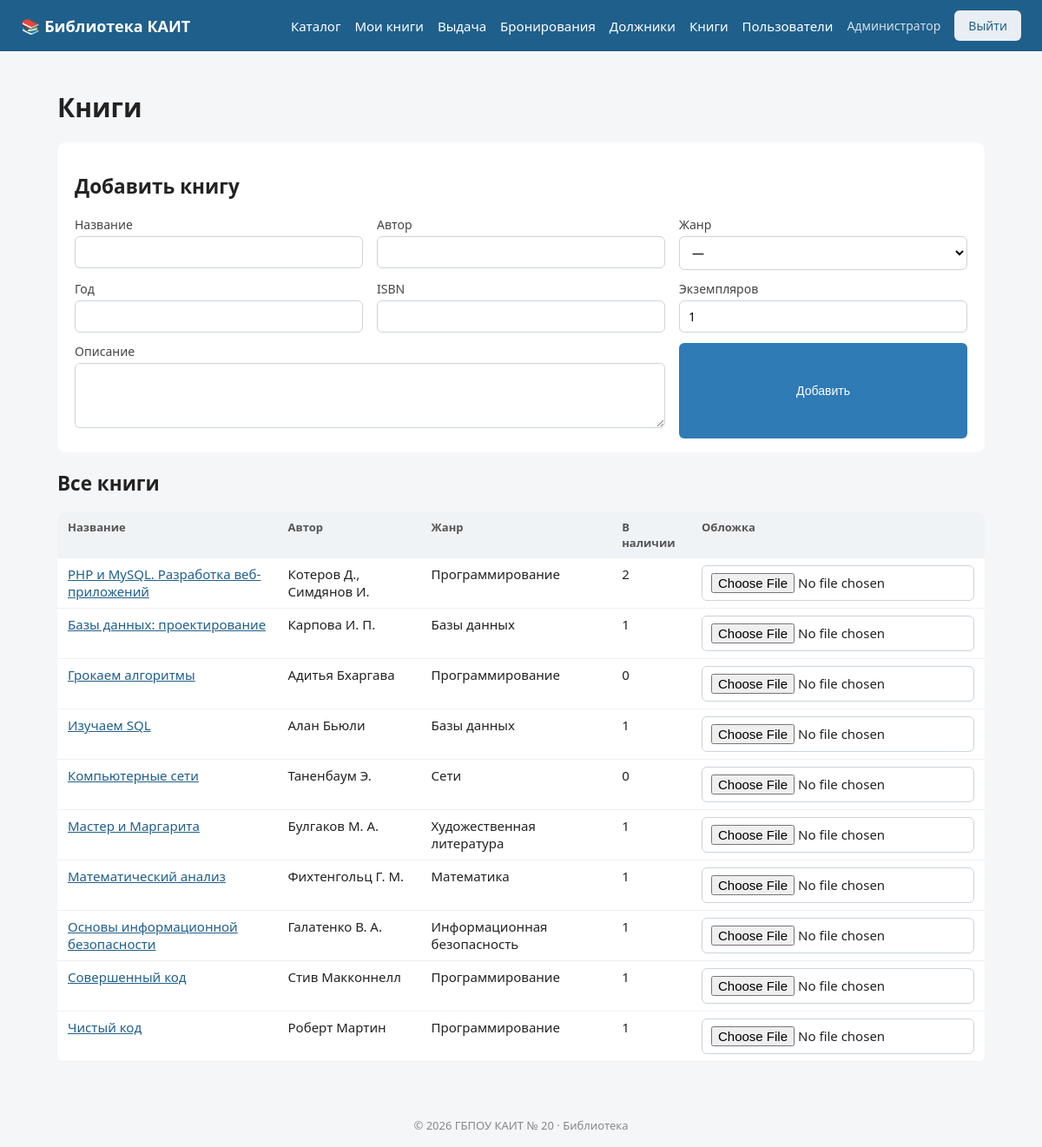
Page /public/index.php?page=admin_books (signed in) on the committed database.
### tables this page shows
CREATE TABLE IF NOT EXISTS users (
    id INT AUTO_INCREMENT PRIMARY KEY,
    full_name VARCHAR(150) NOT NULL,
    email VARCHAR(150) NOT NULL UNIQUE,
    password VARCHAR(255) NOT NULL,
    role ENUM('reader', 'librarian', 'admin') NOT NULL DEFAULT 'reader',
    category ENUM('student', 'teacher', 'staff') NOT NULL DEFAULT 'student',
    group_name VARCHAR(20) NULL,
    phone VARCHAR(20) NULL,
    is_blocked TINYINT(1) NOT NULL DEFAULT 0,
    created_at DATETIME NOT NULL
);

CREATE TABLE IF NOT EXISTS books (
    id INT AUTO_INCREMENT PRIMARY KEY,
    title VARCHAR(255) NOT NULL,
    author VARCHAR(255) NOT NULL,
    genre_id INT NULL,
    year SMALLINT NULL,
    isbn VARCHAR(20) NULL,
    description TEXT NULL,
    cover VARCHAR(255) NULL,
    created_at DATETIME NOT NULL,
    FOREIGN KEY (genre_id) REFERENCES genres(id)
);

CREATE TABLE IF NOT EXISTS genres (
    id INT AUTO_INCREMENT PRIMARY KEY,
    name VARCHAR(100) NOT NULL
);

### src/helpers.php (called while the page is built, shortened)
<?php
function e($value)
{
    return htmlspecialchars((string)$value, ENT_QUOTES, 'UTF-8');
}
function render($template, $vars = [])
{
    extract($vars);
    $user = Auth::user();
    require __DIR__ . '/../templates/' . $template . '.php';
    $content = ob_get_clean();
    require __DIR__ . '/../templates/layout.php';
}

### src/Database.php (called while the page is built, shortened)
<?php
class Database
{
    private static $pdo = null;
    public static function get()
    {
        if (self::$pdo === null) {
            if (DB_DRIVER === 'sqlite') {
                $dsn = 'sqlite:' . DB_NAME;
                self::$pdo = new PDO($dsn);
            } else {
                $dsn = 'mysql:host=' . DB_HOST . ';port=' . DB_PORT . ';dbname=' . DB_NAME . ';charset=utf8mb4';
                self::$pdo = new PDO($dsn, DB_USER, DB_PASS);
            }
            self::$pdo->setAttribute(PDO::ATTR_ERRMODE, PDO::ERRMODE_EXCEPTION);
            self::$pdo->setAttribute(PDO::ATTR_DEFAULT_FETCH_MODE, PDO::FETCH_ASSOC);
        }
        return self::$pdo;
    }
    public static function fetchOne($sql, $params = [])
    {
        $stmt = self::get()->prepare($sql);
        $stmt->execute($params);
        $row = $stmt->fetch();
        return $row === false ? null : $row;
    }
}

### src/BookRepository.php (called while the page is built, shortened)
<?php
class BookRepository
{
    public static function search($q = '', $genreId = '', $sort = 'b.title')
    {
        $sql = "SELECT b.*, g.name AS genre FROM books b
                LEFT JOIN genres g ON g.id = b.genre_id
                WHERE 1=1";
        $sql .= " ORDER BY " . $sort;
        $books = Database::get()->query($sql)->fetchAll();
        foreach ($books as $i => $book) {
            $books[$i]['available'] = self::availableCount($book['id']);
        }
        return $books;
    }
    public static function availableCount($bookId)
    {
        $row = Database::fetchOne(
            "SELECT COUNT(*) AS cnt FROM copies WHERE book_id = ? AND status = 'available'",
            [$bookId]
        );
        return (int)$row['cnt'];
    }
}

### src/Auth.php (called while the page is built, shortened)
<?php
class Auth
{
    public static function user()
    {
        static $user = null;
        if ($user === null) {
            $user = Database::fetchOne('SELECT * FROM users WHERE id = ?', [$_SESSION['user_id']]);
        }
        return $user;
    }
    public static function check()
    {
        return self::user() !== null;
    }
    public static function hasRole(array $roles)
    {
        $user = self::user();
        return in_array($user['role'], (array)$roles);
    }
    public static function requireLogin()
    {
        if (!self::check()) {
            redirect('login');
        }
    }
    public static function requireRole(array $roles)
    {
        self::requireLogin();
    }
}

### templates/admin_books.php (the view, shortened to what this page needs)
<h1>Книги</h1>
<section class="card">
    <h2>Добавить книгу</h2>
    <form method="post" action="index.php?page=admin_books" class="form-grid">
        <label>Название <input type="text" name="title" required></label>
        <label>Автор <input type="text" name="author" required></label>
        <label>Жанр
            <select name="genre_id">
                <option value="">—</option>
            </select>
        </label>
        <label>Год <input type="number" name="year" min="1800" max="2100"></label>
        <label>ISBN <input type="text" name="isbn"></label>
        <label>Экземпляров <input type="number" name="copies" value="1" min="1" max="50"></label>
        <label class="span-2">Описание <textarea name="description" rows="3"></textarea></label>
        <button type="submit" class="btn">Добавить</button>
    </form>
</section>
<section>
    <h2>Все книги</h2>
    <table class="table">
        <thead><tr><th>Название</th><th>Автор</th><th>Жанр</th><th>В наличии</th><th>Обложка</th></tr></thead>
        <tbody>
        <?php foreach ($books as $b): ?>
            <tr data-book-id="<?= $b['id'] ?>">
                <td><a href="index.php?page=book&id=<?= $b['id'] ?>"><?= e($b['title']) ?></a></td>
                <td><?= e($b['author']) ?></td>
                <td><?= e($b['genre'] ?? '') ?></td>
                <td><?= $b['available'] ?></td>
                <td>
                    <input type="file" class="cover-input" accept="image/*">
                </td>
            </tr>
        <?php endforeach; ?>
        </tbody>
    </table>
</section>

### templates/layout.php (shortened to what this page needs)
<!DOCTYPE html>
<html lang="ru">
<head>
    <link rel="stylesheet" href="assets/css/style.css">
</head>
<body>
<header class="topbar">
    <a class="logo" href="index.php">📚 <?= e(APP_NAME) ?></a>
    <nav>
        <a href="index.php?page=catalog">Каталог</a>
        <?php if ($user): ?>
            <a href="index.php?page=profile">Мои книги</a>
            <?php if (in_array($user['role'], ['librarian', 'admin'])): ?>
                <a href="index.php?page=librarian">Выдача</a>
                <a href="index.php?page=reservations">Бронирования</a>
                <a href="index.php?page=debtors">Должники</a>
                <a href="index.php?page=admin_books">Книги</a>
            <?php endif; ?>
            <?php if ($user['role'] === 'admin'): ?>
                <a href="index.php?page=admin_users">Пользователи</a>
            <?php endif; ?>
            <span class="user-name"><?= e($user['full_name']) ?></span>
            <a href="index.php?page=logout" class="btn btn-light">Выйти</a>
        <?php else: ?>
            <a href="index.php?page=login" class="btn btn-light">Войти</a>
            <a href="index.php?page=register" class="btn">Регистрация</a>
        <?php endif; ?>
    </nav>
</header>
<main class="container">
    <?= $content ?>
</main>
<footer class="footer">
    © <?= date('Y') ?> ГБПОУ КАИТ № 20 · Библиотека
</footer>
</body>
</html>

### public/assets/css/style.css (style rules this page uses)
* { box-sizing: border-box; }
body { margin: 0; font-family: "Segoe UI", Roboto, Arial, sans-serif; font-size: 15px; color: #222; background: #f5f6f8; }
a { color: #1f5f8b; }
.container { max-width: 1100px; margin: 0 auto; padding: 24px 16px 48px; min-height: calc(100vh - 120px); }
.topbar { display: flex; align-items: center; justify-content: space-between; gap: 16px; padding: 12px 24px; background: #1f5f8b; color: #fff; flex-wrap: wrap; }
.topbar a { color: #fff; text-decoration: none; }
.topbar nav { display: flex; gap: 16px; align-items: center; flex-wrap: wrap; }
.logo { font-weight: 700; font-size: 18px; }
.user-name { opacity: .8; font-size: 14px; }
.footer { text-align: center; padding: 16px; color: #888; font-size: 13px; }
.btn { display: inline-block; padding: 8px 16px; border: 0; border-radius: 6px; background: #2e7bb5; color: #fff !important; cursor: pointer; font-size: 14px; text-decoration: none; }
.btn-light { background: #e8eef3; color: #1f5f8b !important; }
input, select, textarea { padding: 8px 10px; border: 1px solid #ccd3da; border-radius: 6px; font: inherit; background: #fff; }
label { display: block; margin-bottom: 12px; font-size: 14px; color: #444; }
label input, label select, label textarea { display: block; width: 100%; margin-top: 4px; }
.form-grid { display: grid; grid-template-columns: 1fr 1fr 1fr; gap: 0 16px; }
.span-2 { grid-column: span 2; }
.table { width: 100%; border-collapse: collapse; background: #fff; border-radius: 8px; overflow: hidden; }
.table th, .table td { padding: 8px 12px; border-bottom: 1px solid #eef0f2; text-align: left; vertical-align: top; }
.table th { background: #f0f3f6; font-weight: 600; font-size: 13px; color: #555; }
.card { background: #fff; padding: 16px 20px; border-radius: 10px; margin-bottom: 20px; }

### rows in the picture
users: full_name "Администратор"
books: title "PHP и MySQL. Разработка веб-приложений", author "Котеров Д., Симдянов И.", genre.name "Программирование", available "2"
books: title "Базы данных: проектирование", author "Карпова И. П.", genre.name "Базы данных", available "1"
books: title "Грокаем алгоритмы", author "Адитья Бхаргава", genre.name "Программирование", available "0"
books: title "Изучаем SQL", author "Алан Бьюли", genre.name "Базы данных", available "1"
books: title "Компьютерные сети", author "Таненбаум Э.", genre.name "Сети", available "0"
books: title "Мастер и Маргарита", author "Булгаков М. А.", genre.name "Художественная литература", available "1"
books: title "Математический анализ", author "Фихтенгольц Г. М.", genre.name "Математика", available "1"
books: title "Основы информационной безопасности", author "Галатенко В. А.", genre.name "Информационная безопасность", available "1"
books: title "Совершенный код", author "Стив Макконнелл", genre.name "Программирование", genre "1"
books: title "Чистый код", author "Роберт Мартин", genre.name "Программирование", genre "1"

### other values in the picture
APP_NAME "Библиотека КАИТ"
